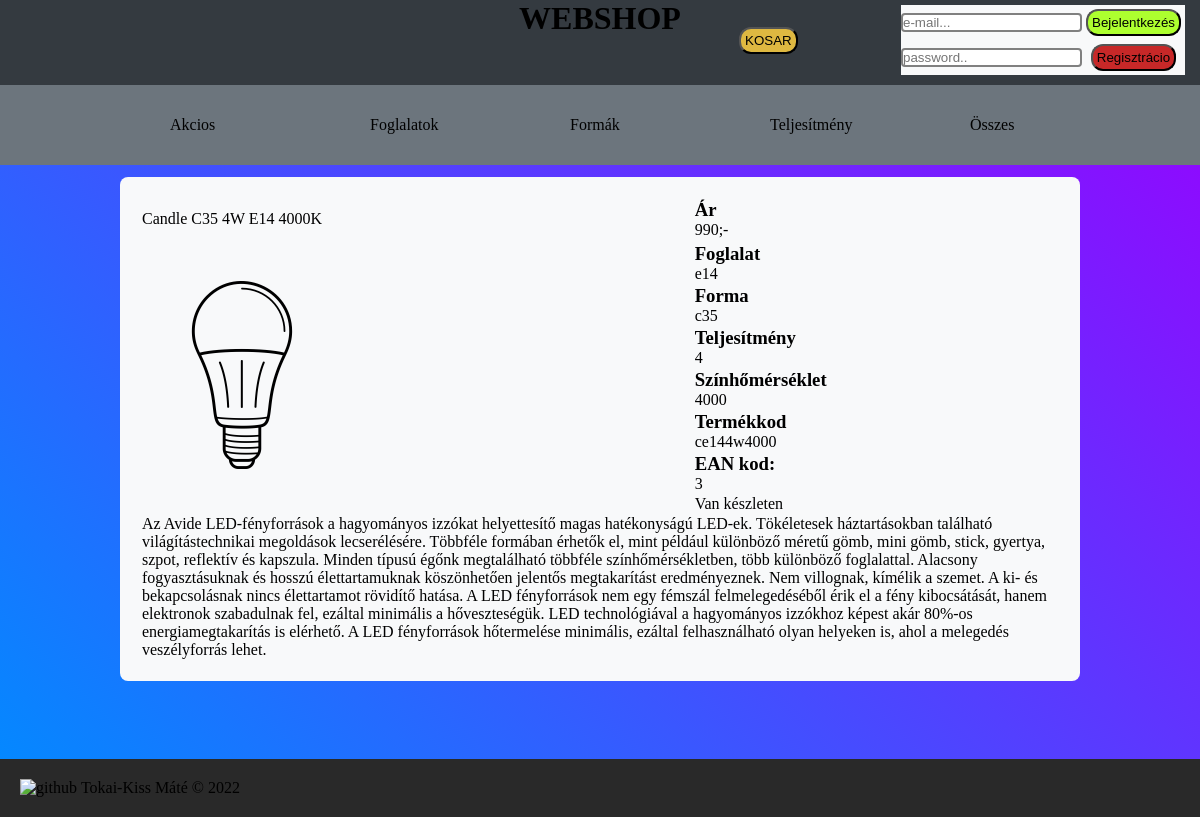
The page /product.php?termekid=4 on the database its author committed.
### tables this page shows
CREATE TABLE `termek` (
  `termek_id` int(11) NOT NULL,
  `nev` varchar(50) NOT NULL,
  `ar` int(11) NOT NULL,
  `keszlet` int(11) NOT NULL,
  `foglalat` varchar(20) NOT NULL,
  `forma` varchar(20) NOT NULL,
  `teljesitmeny` int(11) NOT NULL,
  `szinhomerseklet` int(11) NOT NULL,
  `termekkod` varchar(20) NOT NULL,
  `ean` int(13) NOT NULL,
  `allapot` varchar(20) NOT NULL,
  `leiras` text NOT NULL,
  `elerheto` enum('1','0') NOT NULL,
  `akcio` enum('1','0') NOT NULL,
  `marka` varchar(20) NOT NULL
);

### product.php (the view, shortened to what this page needs)
<?php
    include 'header.php';
    $termekid = $_GET['termekid'];
    if ($result = $mysqli->query('SELECT * FROM `termek` WHERE termek_id="'.$termekid.'" AND elerheto = 1')) {
        while ($row = $result->fetch_assoc()) {
            $nev = $row['nev'];
            $ar = $row['ar'];
            $foglalat = $row['foglalat'];
            $forma = $row['forma'];
            $teljesitmeny = $row['teljesitmeny'];
            $szinhomerseklet = $row['szinhomerseklet'];
            $termekkod = $row['termekkod'];
            $ean = $row['ean'];
            $leiras = $row['leiras'];
            $keszlet = $row['keszlet'];
        }
    }
?>
<table id="product">
    <tr>
        <td><?php echo $nev;?></td>
        <td style="text-align: left;"><h3>Ár</h3><p><?php echo $ar;?>;-</p></td>
    </tr>
    <tr>
        <td rowspan="8"><img src="images/2178329-200.png" alt="led-bulb"></td>
    </tr>
    <tr>
        <td><h3>Foglalat</h3><p><?php echo $foglalat;?></p></td>
    </tr>
    <tr>
        <td><h3>Forma</h3><p><?php echo $forma;?></p></td>
    </tr>
    <tr>
        <td><h3>Teljesítmény</h3><p><?php echo $teljesitmeny;?></p></td>
    </tr>
    <tr>
        <td><h3>Színhőmérséklet</h3><p><?php echo $szinhomerseklet;?></p></td>
    </tr>
    <tr>
        <td><h3>Termékkod</h3><p><?php echo $termekkod;?></p></td>
    </tr>
    <tr>
        <td><h3>EAN kod:</h3><p><?php echo $ean;?></p></td>
    </tr>
    <tr>
        <td><?php if ($keszlet>0) {
            echo 'Van készleten';
        }else {
            echo 'Nincs készleten';
        }?></td>
    </tr>
    <tr>
        <td colspan="2"><?php echo $leiras;?></td>
    </tr>
</table>
<footer>
    <a href="https://github.com/tkissMate/vizsgaremek"><img src="images/github-brand-logo-47401.webp" alt="github" style="height: 80px;"></a>
    <p>Tokai-Kiss Máté &copy; 2022</p>
</footer>
</body>
</html>

### styles/style.css (style rules this page uses)
* { margin: 0; padding: 0; }
body { box-sizing: border-box; background: linear-gradient(45deg, #008cff, #9900ff); min-height: 100vh; padding-bottom: 124px; position: relative; }
a { color: black; text-decoration: none; }
table { width: 100%; border-collapse: collapse; background-color: #f8f9fa; }
tr { transition-duration: 0.4s; }
td:nth-child(1) { text-align: left; }
td { text-align: center; }
#product { margin: 1% auto; border-collapse: separate; border-radius: 8px; background-color: #f8f9fa; width: 80%; padding: 20px; }
footer { box-sizing: border-box; width: 100%; padding: 20px; background-color: #292929; position: absolute; bottom: 0; }
footer * { display: inline; }

### rows shown on the page
termek: nev "Candle C35 4W E14 4000K", ar "990", foglalat "e14", forma "c35", teljesitmeny "4", szinhomerseklet "4000", termekkod "ce144w4000", ean "3", leiras "Az Avide LED-fényforrások a hagyományos izzókat helyettesítő magas hatékonyságú LED-ek. Tökéletesek háztartásokban található világítástechnikai megoldások lecserélésére. Többféle formában érhetők el, mint például különböző méretű gömb, mini gömb, stick, gyertya, szpot, reflektív és kapszula. Minden típusú égőnk megtalálható többféle színhőmérsékletben, több különböző foglalattal. Alacsony fogyasztásuknak és hosszú élettartamuknak köszönhetően jelentős megtakarítást eredményeznek. Nem villognak, kímélik a szemet. A ki- és bekapcsolásnak nincs élettartamot rövidítő hatása. A LED fényforrások nem egy fémszál felmelegedéséből érik el a fény kibocsátását, hanem elektronok szabadulnak fel,…"
